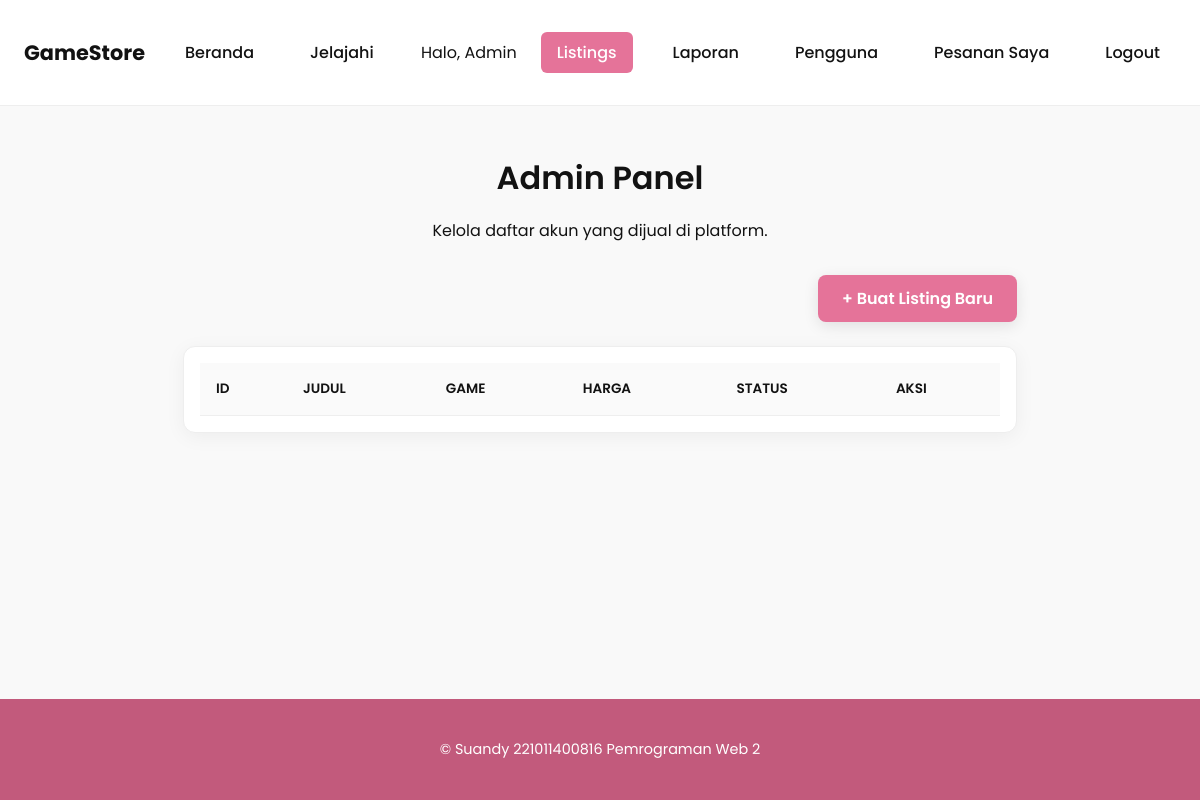
Page /admin_panel.php (signed in) on the earlier database version.
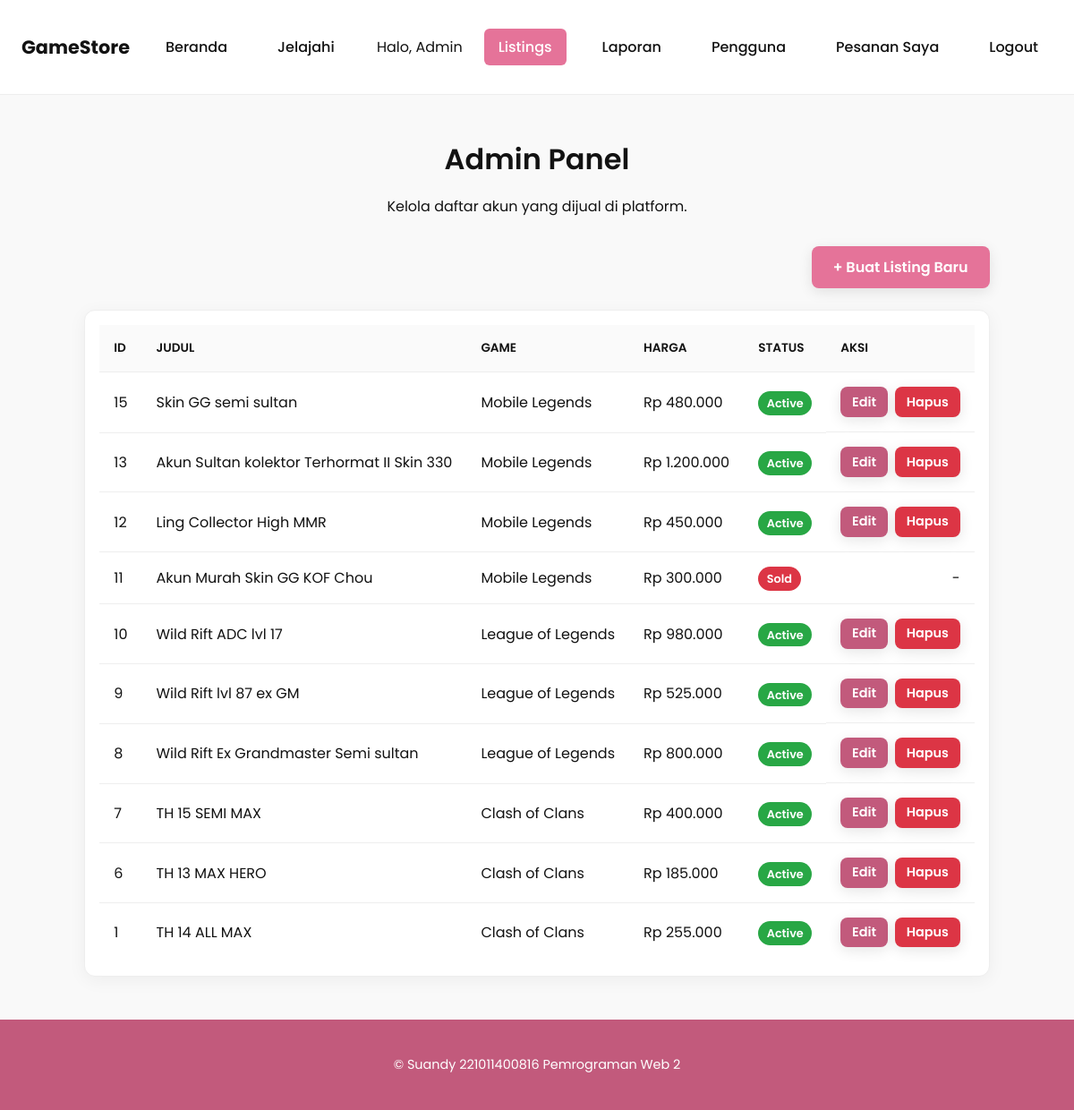
Same page on the later database version.
### tables this page shows
CREATE TABLE `users` (
  `id` int(11) NOT NULL,
  `name` varchar(255) NOT NULL,
  `email` varchar(255) NOT NULL,
  `password` varchar(255) NOT NULL,
  `is_admin` tinyint(1) DEFAULT 0,
  `created_at` timestamp NOT NULL DEFAULT current_timestamp()
);

CREATE TABLE `listings` (
  `id` int(11) NOT NULL,
  `title` varchar(255) NOT NULL,
  `game` varchar(100) DEFAULT NULL,
  `description` text NOT NULL,
  `price` decimal(10,2) NOT NULL,
  `status` varchar(50) DEFAULT 'active',
  `image` varchar(255) DEFAULT NULL,
  `created_at` timestamp NOT NULL DEFAULT current_timestamp()
);

### auth.php (called while the page is built, shortened)
<?php
function current_user($pdo) {
    $stmt = $pdo->prepare("SELECT * FROM users WHERE id = ?");
    $stmt->execute([$_SESSION['user_id']]);
    return $stmt->fetch();
}

### admin_panel.php (the view, shortened to what this page needs)
<?php
require_once 'db.php';
require_once 'auth.php';
include 'header.php';
$stmt = $pdo->query("SELECT id, title, game, price, status, created_at FROM listings ORDER BY created_at DESC");
$listings = $stmt->fetchAll();
?>
<div class="container admin-page">
    <div class="page-header">
        <h1>Admin Panel</h1>
        <p>Kelola daftar akun yang dijual di platform.</p>
    </div>
    <div class="admin-actions-header">
        <a href="create_listing.php" class="btn btn-primary">+ Buat Listing Baru</a>
    </div>
    <div class="table-container">
        <table class="data-table">
            <thead>
                <tr>
                    <th>ID</th>
                    <th>Judul</th>
                    <th>Game</th>
                    <th>Harga</th>
                    <th>Status</th>
                    <th class="text-right">Aksi</th>
                </tr>
            </thead>
            <tbody>
                <?php foreach($listings as $l): ?>
                <tr>
                    <td><?= $l['id'] ?></td>
                    <td><?= htmlspecialchars($l['title']) ?></td>
                    <td><?= htmlspecialchars($l['game']) ?></td>
                    <td>Rp <?= number_format($l['price'], 0, ',', '.') ?></td>
                    <td><span class="status-badge status-<?= strtolower(htmlspecialchars($l['status'])) ?>"><?= htmlspecialchars($l['status']) ?></span></td>
                    <td class="action-cell text-right">
                        <?php if($l['status'] == 'active' || $l['status'] == 'inactive'): ?>
                            <a href="edit_listing.php?id=<?= $l['id'] ?>" class="btn btn-sm btn-secondary">Edit</a>
                            <a href="delete_listing.php?id=<?= $l['id'] ?>" class="btn btn-sm btn-danger" onclick="return confirm('Anda yakin ingin menghapus listing ini?')">Hapus</a>
                        <?php else: ?>
                            <span>-</span>
                        <?php endif; ?>
                    </td>
                </tr>
                <?php endforeach; ?>
            </tbody>
        </table>
    </div>
</div>
<?php include 'footer.php'; ?>

### header.php (shortened to what this page needs)
<?php
require_once 'auth.php';
$user = current_user($pdo);
$current_page = basename($_SERVER['PHP_SELF']);
function is_active($page_name, $current_page) {
    return $page_name === $current_page ? 'active' : '';
}
?>
<!DOCTYPE html>
<html lang="id">
<head>
    <link rel="stylesheet" href="https://cdnjs.cloudflare.com/ajax/libs/font-awesome/6.0.0-beta3/css/all.min.css">
</head>
<body>
<header class="main-header">
    <div class="container">
        <div class="header-content">
            <div class="header-left">
                <a href="index.php" class="brand-logo">GameStore</a>
                <nav class="main-nav">
                    <a href="index.php" class="nav-link <?= is_active('index.php', $current_page) ?>">Beranda</a>
                    <a href="listing.php" class="nav-link <?= is_active('listing.php', $current_page) ?>">Jelajahi</a>
                </nav>
            </div>
            <div class="header-right">
                <div class="header-actions">
                    <?php if($user): ?>
                        <span class="header-user-name">Halo, <?= htmlspecialchars($user['name']) ?></span>
                        <?php if($user['is_admin']): ?>
                            <a href="admin_panel.php" class="nav-link <?= is_active('admin_panel.php', $current_page) ?>">Listings</a>
                            <a href="admin_sales.php" class="nav-link <?= is_active('admin_sales.php', $current_page) ?>">Laporan</a>
                            <a href="admin_users.php" class="nav-link <?= is_active('admin_users.php', $current_page) ?>">Pengguna</a>
                        <?php endif; ?>
                        <a href="orders.php" class="nav-link <?= is_active('orders.php', $current_page) ?>">Pesanan Saya</a>
                        <a href="logout.php" class="nav-link">Logout</a>
                    <?php else: ?>
                        <a href="login.php" class="btn btn-secondary btn-sm">Login</a>
                        <a href="register.php" class="btn btn-primary btn-sm">Daftar</a>
                    <?php endif; ?>
                </div>
            </div>
        </div>
    </div>
</header>
<div class="container">

### footer.php (shortened to what this page needs)
</div>
<footer>
    <div class="container">
        <p>&copy; Suandy 221011400816 Pemrograman Web 2</p>
    </div>
</footer>
</body>
</html>

### header.php (style rules this page uses)
:root { --bg-color: #f9f9f9; --primary-color: #E57399; --secondary-color: #C25A7C; --text-color: #121212; --text-on-primary: #FFFFFF; --card-bg: #FFFFFF; --border-color: #eeeeee; --shadow-color: rgba(229, 115, 153, 0.2); --danger-color: #dc3545; --font-family: 'Poppins', sans-serif; }
* { box-sizing: border-box; margin: 0; padding: 0; }
body { font-family: var(--font-family); background: var(--bg-color); color: var(--text-color); animation: fadeIn 0.5s ease-out; display: flex; flex-direction: column; min-height: 100vh; }
.container { max-width: 1200px; margin: auto; padding: 1.5rem; flex: 1; }
h1, h2, h3, h4, h5, h6 { color: var(--text-color); margin-bottom: 1rem; font-weight: 600; }
a { color: var(--primary-color); text-decoration: none; transition: color 0.3s; font-weight: 600; }
.btn { background: var(--primary-color); color: var(--text-on-primary); border: none; padding: 0.7rem 1.5rem; border-radius: 8px; cursor: pointer; text-decoration: none; display: inline-block; font-weight: 600; transition: transform 0.3s, box-shadow 0.3s, background-color 0.3s; box-shadow: 0 4px 15px rgba(0,0,0,0.1); }
.btn-secondary { background: var(--secondary-color); }
.btn.reject, .btn-danger { background: var(--danger-color); }
.main-header { background: var(--card-bg); border-bottom: 1px solid var(--border-color); position: sticky; top: 0; z-index: 1000; padding: 0.5rem 0; }
.header-content { display: flex; justify-content: space-between; align-items: center; }
.header-left, .header-right { display: flex; align-items: center; }
.brand-logo { font-size: 1.3rem; font-weight: 700; color: var(--text-color); margin-right: 1.5rem; }
.main-nav { display: none; }
@media (min-width: 768px) { .main-nav { display: flex; gap: 1.5rem; } }
.nav-link { padding: 0.5rem 1rem; color: var(--text-color); font-weight: 500; border-radius: 6px; transition: background-color 0.3s, color 0.3s; white-space: nowrap; }
.nav-link.active { background-color: var(--primary-color); color: var(--text-on-primary); }
.header-right { display: flex; align-items: center; }
.header-actions { display: flex; align-items: center; gap: 1.5rem; }

### admin_panel.php (style rules this page uses)
.admin-page .page-header { text-align: center; margin-bottom: 2rem; }
.admin-actions-header { margin-bottom: 1.5rem; text-align: right; }
.table-container { background: var(--card-bg); padding: 1rem; border-radius: 12px; box-shadow: 0 4px 20px rgba(0,0,0,0.05); border: 1px solid var(--border-color); overflow-x: auto; }
.data-table { width: 100%; border-collapse: collapse; min-width: 800px; }
.data-table th, .data-table td { padding: 1rem; text-align: left; border-bottom: 1px solid var(--border-color); }
.data-table th { background-color: #fafafa; font-weight: 600; text-transform: uppercase; font-size: 0.85em; }
.data-table tbody tr:last-child td { border-bottom: none; }
.text-right { text-align: right; }
.btn-sm { padding: 0.3rem 0.7rem; font-size: 0.8em; }
.action-cell { display: flex; align-items: center; gap: 0.5rem; justify-content: flex-end; }
.action-cell .btn { padding: 0.4rem 0.8rem; font-size: 0.9em; }
.status-badge { padding: 0.3rem 0.6rem; border-radius: 20px; font-size: 0.8em; font-weight: 600; text-transform: capitalize; color: #fff; }
.status-badge.status-active { background-color: #28a745; }
.status-badge.status-sold { background-color: #dc3545; }

### footer.php (style rules this page uses)
footer { background: var(--secondary-color); color: var(--text-on-primary); text-align: center; padding: 1rem; margin-top: auto; font-size: 0.9em; }

Differences in the rows shown:
added listings: id "15", title "Skin GG semi sultan", game "Mobile Legends", price "480.000", status "Active"
added listings: id "13", title "Akun Sultan kolektor Terhormat II Skin 330", game "Mobile Legends", price "1.200.000", status "Active"
added listings: id "12", title "Ling Collector High MMR", game "Mobile Legends", price "450.000", status "Active"
added listings: id "11", title "Akun Murah Skin GG KOF Chou", game "Mobile Legends", price "300.000", status "Sold"
added listings: id "10", title "Wild Rift ADC lvl 17", game "League of Legends", price "980.000", status "Active"
added listings: id "9", title "Wild Rift lvl 87 ex GM", game "League of Legends", price "525.000", status "Active"
added listings: id "8", title "Wild Rift Ex Grandmaster Semi sultan", game "League of Legends", price "800.000", status "Active"
added listings: id "7", title "TH 15 SEMI MAX", game "Clash of Clans", price "400.000", status "Active"
added listings: id "6", title "TH 13 MAX HERO", game "Clash of Clans", price "185.000", status "Active"
added listings: id "1", title "TH 14 ALL MAX", game "Clash of Clans", price "255.000", status "Active"
